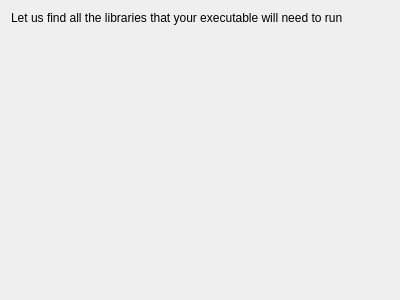
<?xml version="1.0" encoding="UTF-8"?>
<ui version="4.0">
 <class>LibraryGrabberWizardPage1</class>
 <widget class="QWizardPage" name="LibraryGrabberWizardPage1">
  <property name="geometry">
   <rect>
    <x>0</x>
    <y>0</y>
    <width>400</width>
    <height>300</height>
   </rect>
  </property>
  <property name="windowTitle">
   <string>WizardPage</string>
  </property>
  <property name="title">
   <string>Library Helper</string>
  </property>
  <property name="subTitle">
   <string/>
  </property>
  <layout class="QVBoxLayout" name="verticalLayout">
   <item>
    <widget class="QLabel" name="label">
     <property name="text">
      <string>Let us find all the libraries that your executable will need to run</string>
     </property>
    </widget>
   </item>
   <item>
    <spacer name="verticalSpacer">
     <property name="orientation">
      <enum>Qt::Vertical</enum>
     </property>
     <property name="sizeHint" stdset="0">
      <size>
       <width>20</width>
       <height>258</height>
      </size>
     </property>
    </spacer>
   </item>
  </layout>
 </widget>
 <resources/>
 <connections/>
</ui>
